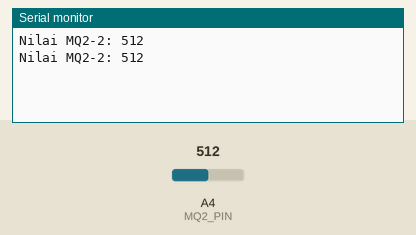
This sketch was run on a simulated Arduino Uno, built with avr-gcc and run on an emulated ATmega328P. Shown: the last lines printed to the serial monitor. The inputs (shaded band) are chosen by the test bench; at power-on: A4 (MQ2_PIN) = 512.

Above: at 1.8 s.
1.9 s: A4 (MQ2_PIN) set to 716
At 2.8 s:
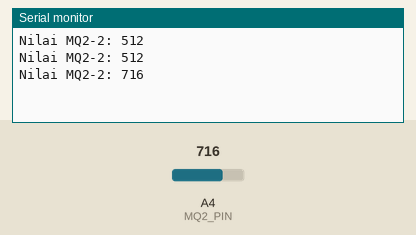
3.4 s: A4 (MQ2_PIN) set to 900
At 4.4 s:
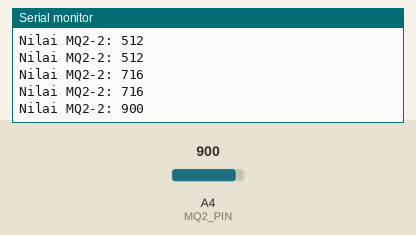
Timing chart, 0 to 6.4 s (numbered marks = the images above; inputs shaded):
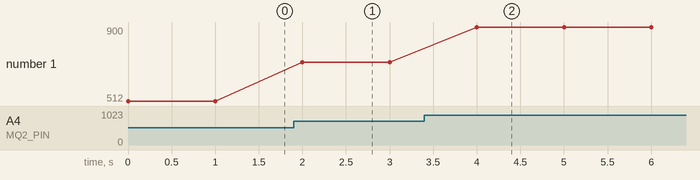

Measured:
- after the input at 1.9 s, the serial monitor: prints a new line after 0.10 s (image 1)
- after the input at 3.4 s, the serial monitor: prints a new line after 0.60 s (image 2)
- plotted number 1: 512 → 716 after the input at 1.9 s, 716 → 900 after the input at 3.4 s

The sketch:

LKPD14.ino
```cpp
 //MUHAMAD AZKA PRATAMA
 //XI TAV1
#define MQ2_PIN 4
void setup() {
  Serial.begin(115200);
  pinMode(MQ2_PIN,  INPUT);}
  void loop() {
    int mq2Value = analogRead(MQ2_PIN);
    Serial.print("Nilai MQ2-2: ");
    Serial.println(mq2Value);
    delay(1000);}
```
